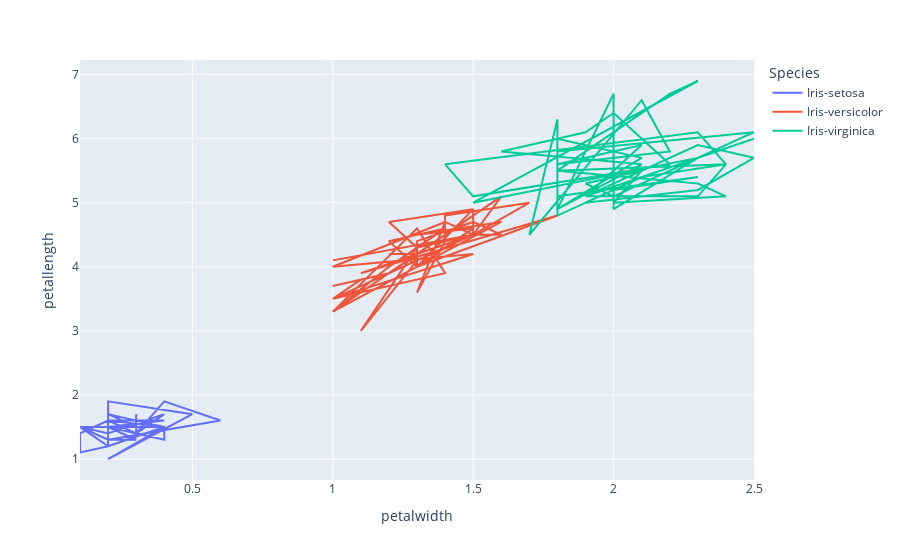

Notebook code for this chart:
### Code cell
fig = px.line(df, x = "petalwidth",
              y = "petallength" ,
              color = "Species")
fig.show()

### Figure 1 — Plotly figure (JSON) as saved in the notebook; plotly's stock layout.template omitted (floating-point values rounded to 4 significant figures)
{"data": [{"hovertemplate": "Species=Iris-setosa<br>petalwidth=%{x}<br>petallength=%{y}<extra></extra>", "legendgroup": "Iris-setosa", "line": {"color": "#636efa", "dash": "solid"}, "mode": "lines", "name": "Iris-setosa", "orientation": "v", "showlegend": true, "type": "scatter", "x": [0.2, 0.2, 0.2, 0.2, 0.2, 0.4, 0.3, 0.2, 0.2, 0.1, 0.2, 0.2, 0.1, 0.1, 0.2, 0.4, 0.4, 0.3, 0.3, 0.3, 0.2, 0.4, 0.2, 0.5, 0.2, 0.2, 0.4, 0.2, 0.2, 0.2, 0.2, 0.4, 0.1, 0.2, 0.1, 0.2, 0.2, 0.1, 0.2, 0.2, 0.3, 0.3, 0.2, 0.6, 0.4, 0.3, 0.2, 0.2, 0.2, 0.2], "xaxis": "x", "y": [1.4, 1.4, 1.3, 1.5, 1.4, 1.7, 1.4, 1.5, 1.4, 1.5, 1.5, 1.6, 1.4, 1.1, 1.2, 1.5, 1.3, 1.4, 1.7, 1.5, 1.7, 1.5, 1, 1.7, 1.9, 1.6, 1.6, 1.5, 1.4, 1.6, 1.6, 1.5, 1.5, 1.4, 1.5, 1.2, 1.3, 1.5, 1.3, 1.5, 1.3, 1.3, 1.3, 1.6, 1.9, 1.4, 1.6, 1.4, 1.5, 1.4], "yaxis": "y"}, {"hovertemplate": "Species=Iris-versicolor<br>petalwidth=%{x}<br>petallength=%{y}<extra></extra>", "legendgroup": "Iris-versicolor", "line": {"color": "#EF553B", "dash": "solid"}, "mode": "lines", "name": "Iris-versicolor", "orientation": "v", "showlegend": true, "type": "scatter", "x": [1.4, 1.5, 1.5, 1.3, 1.5, 1.3, 1.6, 1, 1.3, 1.4, 1, 1.5, 1, 1.4, 1.3, 1.4, 1.5, 1, 1.5, 1.1, 1.8, 1.3, 1.5, 1.2, 1.3, 1.4, 1.4, 1.7, 1.5, 1, 1.1, 1, 1.2, 1.6, 1.5, 1.6, 1.5, 1.3, 1.3, 1.3, 1.2, 1.4, 1.2, 1, 1.3, 1.2, 1.3, 1.3, 1.1, 1.3], "xaxis": "x", "y": [4.7, 4.5, 4.9, 4, 4.6, 4.5, 4.7, 3.3, 4.6, 3.9, 3.5, 4.2, 4, 4.7, 3.6, 4.4, 4.5, 4.1, 4.5, 3.9, 4.8, 4, 4.9, 4.7, 4.3, 4.4, 4.8, 5, 4.5, 3.5, 3.8, 3.7, 3.9, 5.1, 4.5, 4.5, 4.7, 4.4, 4.1, 4, 4.4, 4.6, 4, 3.3, 4.2, 4.2, 4.2, 4.3, 3, 4.1], "yaxis": "y"}, {"hovertemplate": "Species=Iris-virginica<br>petalwidth=%{x}<br>petallength=%{y}<extra></extra>", "legendgroup": "Iris-virginica", "line": {"color": "#00cc96", "dash": "solid"}, "mode": "lines", "name": "Iris-virginica", "orientation": "v", "showlegend": true, "type": "scatter", "x": [2.5, 1.9, 2.1, 1.8, 2.2, 2.1, 1.7, 1.8, 1.8, 2.5, 2, 1.9, 2.1, 2, 2.4, 2.3, 1.8, 2.2, 2.3, 1.5, 2.3, 2, 2, 1.8, 2.1, 1.8, 1.8, 1.8, 2.1, 1.6, 1.9, 2, 2.2, 1.5, 1.4, 2.3, 2.4, 1.8, 1.8, 2.1, 2.4, 2.3, 1.9, 2.3, 2.5, 2.3, 1.9, 2, 2.3, 1.8], "xaxis": "x", "y": [6, 5.1, 5.9, 5.6, 5.8, 6.6, 4.5, 6.3, 5.8, 6.1, 5.1, 5.3, 5.5, 5, 5.1, 5.3, 5.5, 6.7, 6.9, 5, 5.7, 4.9, 6.7, 4.9, 5.7, 6, 4.8, 4.9, 5.6, 5.8, 6.1, 6.4, 5.6, 5.1, 5.6, 6.1, 5.6, 5.5, 4.8, 5.4, 5.6, 5.1, 5.1, 5.9, 5.7, 5.2, 5, 5.2, 5.4, 5.1], "yaxis": "y"}], "layout": {"legend": {"title": {"text": "Species"}, "tracegroupgap": 0}, "margin": {"t": 60}, "xaxis": {"anchor": "y", "domain": [0, 1], "title": {"text": "petalwidth"}}, "yaxis": {"anchor": "x", "domain": [0, 1], "title": {"text": "petallength"}}}}
